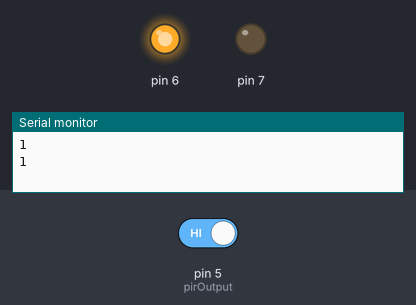
Recording of a sketch running on a simulated Arduino Uno, built with avr-gcc and run on an emulated ATmega328P. On the bench: output pins drawn as LEDs (lit = HIGH), the last lines printed to the serial monitor. The test bench sets the inputs (shaded band); at power-on: pin 5 (pirOutput) HIGH.

Above: at 1.8 s.
1.9 s: pin 5 (pirOutput) driven LOW
At 2.7 s:
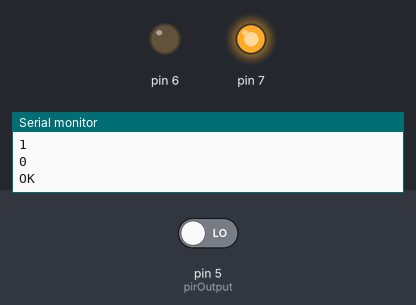
3.5 s: pin 5 (pirOutput) driven HIGH
At 5.8 s:
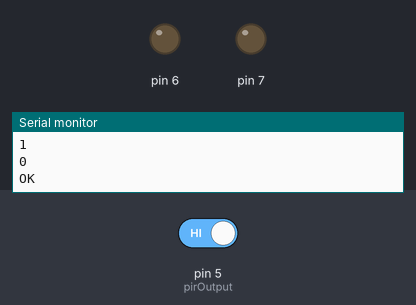
Timing chart, 0 to 7.5 s (numbered marks = the images above; inputs shaded):
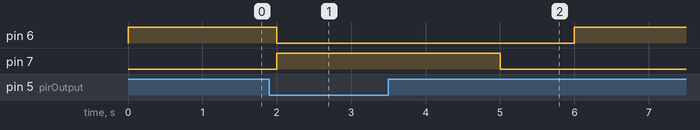

Measured:
- after the input at 1.9 s, pin 6: HIGH → LOW after 0.10 s; pin 7: LOW → HIGH after 0.10 s
- after the input at 3.5 s, pin 6: LOW → HIGH after 2.5 s; pin 7: goes on until 5.0 s, then stays LOW

The sketch:

sketch_feb26c.ino
```cpp
int pirOutput= 5;
void setup()
{
  Serial.begin(9600);
  /*pinMode(LED1,OUTPUT);
  pinMode(GND1,OUTPUT);
  pinMode(LED2,OUTPUT);
  pinMode(GND2,OUTPUT);*/
  pinMode(pirOutput,INPUT);
 pinMode(6,OUTPUT);
  pinMode(7,OUTPUT);
  //digitalWrite(pirOutput,LOW);
  /*digitalWrite(GND1,LOW);
  digitalWrite(GND2,LOW);
  digitalWrite(LED1,LOW);
  digitalWrite(LED2,LOW);*/

  //delay(15000);
  //digitalWrite(LED1,HIGH);
  digitalWrite(6, LOW);
  digitalWrite(7, LOW);
}
void loop()
{
  Serial.println(digitalRead(pirOutput));
  if(digitalRead(pirOutput)== 0)
  {
    //digitalWrite(LED2,HIGH);
    Serial.println("OK");
    digitalWrite(6, LOW);
    digitalWrite(7, !LOW);
    delay(3000);
    digitalWrite(7, LOW);
  }
 else
 {
  digitalWrite(6, !LOW);
 }
 delay(1000);
}
```
